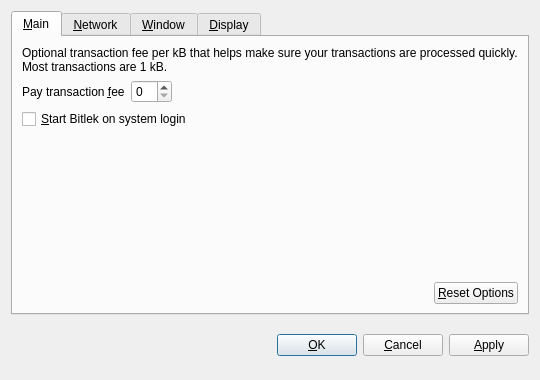
<?xml version="1.0" encoding="UTF-8"?>
<ui version="4.0">
 <class>OptionsDialog</class>
 <widget class="QDialog" name="OptionsDialog">
  <property name="geometry">
   <rect>
    <x>0</x>
    <y>0</y>
    <width>540</width>
    <height>380</height>
   </rect>
  </property>
  <property name="windowTitle">
   <string>Options</string>
  </property>
  <property name="modal">
   <bool>true</bool>
  </property>
  <layout class="QVBoxLayout" name="verticalLayout">
   <item>
    <widget class="QTabWidget" name="tabWidget">
     <property name="tabPosition">
      <enum>QTabWidget::North</enum>
     </property>
     <property name="currentIndex">
      <number>0</number>
     </property>
     <widget class="QWidget" name="tabMain">
      <attribute name="title">
       <string>&amp;Main</string>
      </attribute>
      <layout class="QVBoxLayout" name="verticalLayout_Main">
       <item>
        <widget class="QLabel" name="transactionFeeInfoLabel">
         <property name="text">
          <string>Optional transaction fee per kB that helps make sure your transactions are processed quickly. Most transactions are 1 kB.</string>
         </property>
         <property name="textFormat">
          <enum>Qt::PlainText</enum>
         </property>
         <property name="wordWrap">
          <bool>true</bool>
         </property>
        </widget>
       </item>
       <item>
        <layout class="QHBoxLayout" name="horizontalLayout_1_Main">
         <item>
          <widget class="QLabel" name="transactionFeeLabel">
           <property name="text">
            <string>Pay transaction &amp;fee</string>
           </property>
           <property name="textFormat">
            <enum>Qt::PlainText</enum>
           </property>
           <property name="buddy">
            <cstring>transactionFee</cstring>
           </property>
          </widget>
         </item>
         <item>
          <widget class="BitcoinAmountField" name="transactionFee"/>
         </item>
         <item>
          <spacer name="horizontalSpacer_1_Main">
           <property name="orientation">
            <enum>Qt::Horizontal</enum>
           </property>
           <property name="sizeHint" stdset="0">
            <size>
             <width>40</width>
             <height>20</height>
            </size>
           </property>
          </spacer>
         </item>
        </layout>
       </item>
       <item>
        <widget class="QCheckBox" name="bitcoinAtStartup">
         <property name="toolTip">
          <string>Automatically start Bitlek after logging in to the system.</string>
         </property>
         <property name="text">
          <string>&amp;Start Bitlek on system login</string>
         </property>
        </widget>
       </item>
       <item>
        <spacer name="verticalSpacer_Main">
         <property name="orientation">
          <enum>Qt::Vertical</enum>
         </property>
         <property name="sizeHint" stdset="0">
          <size>
           <width>20</width>
           <height>40</height>
          </size>
         </property>
        </spacer>
       </item>
       <item>
        <layout class="QHBoxLayout" name="horizontalLayout_2_Main">
         <item>
          <spacer name="horizontalSpacer_2_Main">
           <property name="orientation">
            <enum>Qt::Horizontal</enum>
           </property>
           <property name="sizeHint" stdset="0">
            <size>
             <width>40</width>
             <height>20</height>
            </size>
           </property>
          </spacer>
         </item>
         <item>
          <widget class="QPushButton" name="resetButton">
           <property name="toolTip">
            <string>Reset all client options to default.</string>
           </property>
           <property name="text">
            <string>&amp;Reset Options</string>
           </property>
           <property name="autoDefault">
            <bool>false</bool>
           </property>
          </widget>
         </item>
        </layout>
       </item>
      </layout>
     </widget>
     <widget class="QWidget" name="tabNetwork">
      <attribute name="title">
       <string>&amp;Network</string>
      </attribute>
      <layout class="QVBoxLayout" name="verticalLayout_Network">
       <item>
        <widget class="QCheckBox" name="mapPortUpnp">
         <property name="toolTip">
          <string>Automatically open the Bitlek client port on the router. This only works when your router supports UPnP and it is enabled.</string>
         </property>
         <property name="text">
          <string>Map port using &amp;UPnP</string>
         </property>
        </widget>
       </item>
       <item>
        <widget class="QCheckBox" name="connectSocks">
         <property name="toolTip">
          <string>Connect to the Bitlek network through a SOCKS proxy (e.g. when connecting through Tor).</string>
         </property>
         <property name="text">
          <string>&amp;Connect through SOCKS proxy:</string>
         </property>
        </widget>
       </item>
       <item>
        <layout class="QHBoxLayout" name="horizontalLayout_Network">
         <item>
          <widget class="QLabel" name="proxyIpLabel">
           <property name="text">
            <string>Proxy &amp;IP:</string>
           </property>
           <property name="textFormat">
            <enum>Qt::PlainText</enum>
           </property>
           <property name="buddy">
            <cstring>proxyIp</cstring>
           </property>
          </widget>
         </item>
         <item>
          <widget class="QValidatedLineEdit" name="proxyIp">
           <property name="maximumSize">
            <size>
             <width>140</width>
             <height>16777215</height>
            </size>
           </property>
           <property name="toolTip">
            <string>IP address of the proxy (e.g. 127.0.0.1)</string>
           </property>
          </widget>
         </item>
         <item>
          <widget class="QLabel" name="proxyPortLabel">
           <property name="text">
            <string>&amp;Port:</string>
           </property>
           <property name="textFormat">
            <enum>Qt::PlainText</enum>
           </property>
           <property name="buddy">
            <cstring>proxyPort</cstring>
           </property>
          </widget>
         </item>
         <item>
          <widget class="QLineEdit" name="proxyPort">
           <property name="maximumSize">
            <size>
             <width>55</width>
             <height>16777215</height>
            </size>
           </property>
           <property name="toolTip">
            <string>Port of the proxy (e.g. 9050)</string>
           </property>
          </widget>
         </item>
         <item>
          <widget class="QLabel" name="socksVersionLabel">
           <property name="text">
            <string>SOCKS &amp;Version:</string>
           </property>
           <property name="textFormat">
            <enum>Qt::PlainText</enum>
           </property>
           <property name="buddy">
            <cstring>socksVersion</cstring>
           </property>
          </widget>
         </item>
         <item>
          <widget class="QValueComboBox" name="socksVersion">
           <property name="toolTip">
            <string>SOCKS version of the proxy (e.g. 5)</string>
           </property>
          </widget>
         </item>
         <item>
          <spacer name="horizontalSpacer_Network">
           <property name="orientation">
            <enum>Qt::Horizontal</enum>
           </property>
           <property name="sizeHint" stdset="0">
            <size>
             <width>40</width>
             <height>20</height>
            </size>
           </property>
          </spacer>
         </item>
        </layout>
       </item>
       <item>
        <spacer name="verticalSpacer_Network">
         <property name="orientation">
          <enum>Qt::Vertical</enum>
         </property>
         <property name="sizeHint" stdset="0">
          <size>
           <width>20</width>
           <height>40</height>
          </size>
         </property>
        </spacer>
       </item>
      </layout>
     </widget>
     <widget class="QWidget" name="tabWindow">
      <attribute name="title">
       <string>&amp;Window</string>
      </attribute>
      <layout class="QVBoxLayout" name="verticalLayout_Window">
       <item>
        <widget class="QCheckBox" name="minimizeToTray">
         <property name="toolTip">
          <string>Show only a tray icon after minimizing the window.</string>
         </property>
         <property name="text">
          <string>&amp;Minimize to the tray instead of the taskbar</string>
         </property>
        </widget>
       </item>
       <item>
        <widget class="QCheckBox" name="minimizeOnClose">
         <property name="toolTip">
          <string>Minimize instead of exit the application when the window is closed. When this option is enabled, the application will be closed only after selecting Quit in the menu.</string>
         </property>
         <property name="text">
          <string>M&amp;inimize on close</string>
         </property>
        </widget>
       </item>
       <item>
        <spacer name="verticalSpacer_Window">
         <property name="orientation">
          <enum>Qt::Vertical</enum>
         </property>
         <property name="sizeHint" stdset="0">
          <size>
           <width>20</width>
           <height>40</height>
          </size>
         </property>
        </spacer>
       </item>
      </layout>
     </widget>
     <widget class="QWidget" name="tabDisplay">
      <attribute name="title">
       <string>&amp;Display</string>
      </attribute>
      <layout class="QVBoxLayout" name="verticalLayout_Display">
       <item>
        <layout class="QHBoxLayout" name="horizontalLayout_1_Display">
         <item>
          <widget class="QLabel" name="langLabel">
           <property name="text">
            <string>User Interface &amp;language:</string>
           </property>
           <property name="textFormat">
            <enum>Qt::PlainText</enum>
           </property>
           <property name="buddy">
            <cstring>lang</cstring>
           </property>
          </widget>
         </item>
         <item>
          <widget class="QValueComboBox" name="lang">
           <property name="toolTip">
            <string>The user interface language can be set here. This setting will take effect after restarting Bitlek.</string>
           </property>
          </widget>
         </item>
        </layout>
       </item>
       <item>
        <layout class="QHBoxLayout" name="horizontalLayout_2_Display">
         <item>
          <widget class="QLabel" name="unitLabel">
           <property name="text">
            <string>&amp;Unit to show amounts in:</string>
           </property>
           <property name="textFormat">
            <enum>Qt::PlainText</enum>
           </property>
           <property name="buddy">
            <cstring>unit</cstring>
           </property>
          </widget>
         </item>
         <item>
          <widget class="QValueComboBox" name="unit">
           <property name="toolTip">
            <string>Choose the default subdivision unit to show in the interface and when sending coins.</string>
           </property>
          </widget>
         </item>
        </layout>
       </item>
       <item>
        <widget class="QCheckBox" name="displayAddresses">
         <property name="toolTip">
          <string>Whether to show Bitlek addresses in the transaction list or not.</string>
         </property>
         <property name="text">
          <string>&amp;Display addresses in transaction list</string>
         </property>
        </widget>
       </item>
       <item>
        <widget class="QCheckBox" name="coinControlFeatures">
         <property name="toolTip">
          <string>Whether to show coin control features or not.</string>
         </property>
         <property name="text">
          <string>Display coin &amp;control features (experts only!)</string>
         </property>
        </widget>
       </item>
       <item>
        <spacer name="verticalSpacer_Display">
         <property name="orientation">
          <enum>Qt::Vertical</enum>
         </property>
         <property name="sizeHint" stdset="0">
          <size>
           <width>20</width>
           <height>40</height>
          </size>
         </property>
        </spacer>
       </item>
      </layout>
     </widget>
    </widget>
   </item>
   <item>
    <layout class="QHBoxLayout" name="horizontalLayout_Buttons">
     <item>
      <spacer name="horizontalSpacer_1">
       <property name="orientation">
        <enum>Qt::Horizontal</enum>
       </property>
       <property name="sizeHint" stdset="0">
        <size>
         <width>40</width>
         <height>48</height>
        </size>
       </property>
      </spacer>
     </item>
     <item>
      <widget class="QLabel" name="statusLabel">
       <property name="font">
        <font>
         <weight>75</weight>
         <bold>true</bold>
        </font>
       </property>
       <property name="text">
        <string/>
       </property>
       <property name="textFormat">
        <enum>Qt::PlainText</enum>
       </property>
       <property name="wordWrap">
        <bool>true</bool>
       </property>
      </widget>
     </item>
     <item>
      <spacer name="horizontalSpacer_2">
       <property name="orientation">
        <enum>Qt::Horizontal</enum>
       </property>
       <property name="sizeHint" stdset="0">
        <size>
         <width>40</width>
         <height>48</height>
        </size>
       </property>
      </spacer>
     </item>
     <item>
      <widget class="QPushButton" name="okButton">
       <property name="text">
        <string>&amp;OK</string>
       </property>
      </widget>
     </item>
     <item>
      <widget class="QPushButton" name="cancelButton">
       <property name="text">
        <string>&amp;Cancel</string>
       </property>
       <property name="autoDefault">
        <bool>false</bool>
       </property>
      </widget>
     </item>
     <item>
      <widget class="QPushButton" name="applyButton">
       <property name="text">
        <string>&amp;Apply</string>
       </property>
       <property name="autoDefault">
        <bool>false</bool>
       </property>
      </widget>
     </item>
    </layout>
   </item>
  </layout>
 </widget>
 <customwidgets>
  <customwidget>
   <class>BitcoinAmountField</class>
   <extends>QSpinBox</extends>
   <header>bitcoinamountfield.h</header>
  </customwidget>
  <customwidget>
   <class>QValueComboBox</class>
   <extends>QComboBox</extends>
   <header>qvaluecombobox.h</header>
  </customwidget>
  <customwidget>
   <class>QValidatedLineEdit</class>
   <extends>QLineEdit</extends>
   <header>qvalidatedlineedit.h</header>
  </customwidget>
 </customwidgets>
 <resources/>
 <connections/>
</ui>
